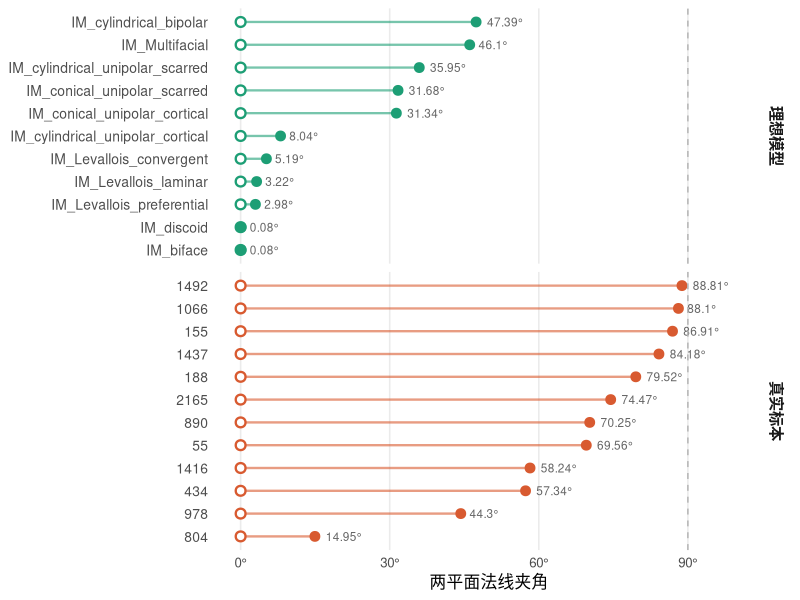

This chart was generated by the following R code:
# === plane_deviation_analysis.R ===
library(readxl)
library(dplyr)
library(ggplot2)

raw_data <- read_excel("analysis/data/raw_data/Scar_orientation_data.xlsx")

compute_plane_deviation <- function(df_group) {
  
  # Geomagic 法线
  normal_geo <- as.numeric(df_group[1, c("Norm_X", "Norm_Y", "Norm_Z")])
  normal_geo <- normal_geo / sqrt(sum(normal_geo^2))
  
  # SVD 法线
  dx  <- df_group$End_X - df_group$Start_X
  dy  <- df_group$End_Y - df_group$Start_Y
  dz  <- df_group$End_Z - df_group$Start_Z
  len <- sqrt(dx^2 + dy^2 + dz^2)
  valid <- len > 1e-10
  if (sum(valid) < 3) return(NULL)
  
  U          <- cbind(dx[valid]/len[valid],
                      dy[valid]/len[valid],
                      dz[valid]/len[valid])
  normal_svd <- svd(U)$v[, 3]
  normal_svd <- normal_svd / sqrt(sum(normal_svd^2))
  if (sum(normal_geo * normal_svd) < 0) normal_svd <- -normal_svd
  
  # 计算夹角
  cos_angle <- min(1, max(-1, sum(normal_geo * normal_svd)))
  angle_deg <- acos(cos_angle) * 180 / pi
  
  data.frame(
    ID        = df_group$ID[1],
    angle_deg = round(angle_deg, 2)
  )
}

deviation_results <- raw_data %>%
  group_by(ID) %>%
  group_map(~ compute_plane_deviation(.x), .keep = TRUE) %>%
  bind_rows()

print(deviation_results)








# 添加分组标签
deviation_results <- deviation_results %>%
  mutate(
    group = if_else(startsWith(as.character(ID), "IM"), "理想模型", "真实标本"),
    ID    = factor(ID, levels = deviation_results$ID[order(deviation_results$angle_deg)])
  )

ggplot(deviation_results, aes(y = ID)) +
  
  # 哑铃横线：从 0 到角度值
  geom_segment(
    aes(x = 0, xend = angle_deg, yend = ID, color = group),
    linewidth = 0.8, alpha = 0.6
  ) +
  
  # 左端点（0°参考点）
  geom_point(
    aes(x = 0, color = group),
    size = 2.5, shape = 21, fill = "white", stroke = 1.2
  ) +
  
  # 右端点（实际角度）
  geom_point(
    aes(x = angle_deg, color = group),
    size = 3
  ) +
  
  # 角度数值标签
  geom_text(
    aes(x = angle_deg, label = paste0(angle_deg, "°")),
    hjust = -0.3, size = 3, color = "grey40"
  ) +
  
  # 参考线：90° 虚线
  geom_vline(xintercept = 90, linetype = "dashed", color = "grey70", linewidth = 0.5) +
  
  scale_color_manual(
    values = c("理想模型" = "#1D9E75", "真实标本" = "#D85A30"),
    name   = NULL
  ) +
  
  scale_x_continuous(
    limits = c(0, 100),
    breaks = c(0, 30, 60, 90),
    labels = c("0°", "30°", "60°", "90°")
  ) +
  
  labs(
    x = "两平面法线夹角",
    y = NULL,
  ) +
  
  facet_grid(group ~ ., scales = "free_y", space = "free_y") +
  
  theme_minimal(base_size = 12) +
  theme(
    legend.position    = "none",
    panel.grid.major.y = element_blank(),
    panel.grid.minor   = element_blank(),
    strip.text         = element_text(size = 11, face = "bold"),
    axis.text.y        = element_text(size = 10),
    plot.caption       = element_text(color = "grey50", size = 9)
  )
